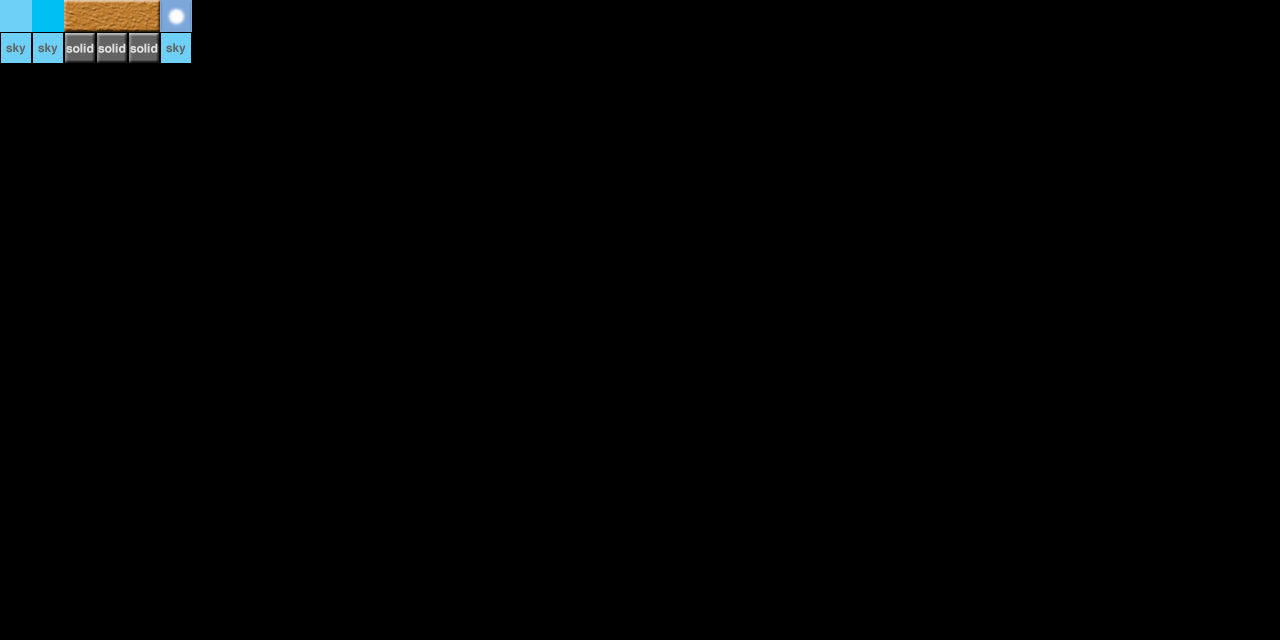

This game map was drawn from its Tiled (.tmx) file and the tilesets committed beside it. A one-line description and the full map source follow:
An orthogonal 40x20 tile map with 32x32 px tiles, 1 tile layer (Tile Layer 1), 2 tilesets.

<map version="1.0" orientation="orthogonal" renderorder="right-down" width="40" height="20" tilewidth="32" tileheight="32">
 <tileset firstgid="1" name="tile-meaning-icons" tilewidth="32" tileheight="32">
  <image source="tile-meaning-icons.png" width="512" height="256" />
 </tileset>
 <tileset firstgid="129" name="bogus-example-tileset" tilewidth="32" tileheight="32">
  <image source="bogus-example-tileset.png" width="512" height="256" />
 </tileset>
 <layer name="Tile Layer 1" width="40" height="20">
  <data encoding="csv">
129,130,131,132,133,134,0,0,0,0,0,0,0,0,0,0,0,0,0,0,0,0,0,0,0,0,0,0,0,0,0,0,0,0,0,0,0,0,0,0,
1,1,2,2,2,1,0,0,0,0,0,0,0,0,0,0,0,0,0,0,0,0,0,0,0,0,0,0,0,0,0,0,0,0,0,0,0,0,0,0,
0,0,0,0,0,0,0,0,0,0,0,0,0,0,0,0,0,0,0,0,0,0,0,0,0,0,0,0,0,0,0,0,0,0,0,0,0,0,0,0,
0,0,0,0,0,0,0,0,0,0,0,0,0,0,0,0,0,0,0,0,0,0,0,0,0,0,0,0,0,0,0,0,0,0,0,0,0,0,0,0,
0,0,0,0,0,0,0,0,0,0,0,0,0,0,0,0,0,0,0,0,0,0,0,0,0,0,0,0,0,0,0,0,0,0,0,0,0,0,0,0,
0,0,0,0,0,0,0,0,0,0,0,0,0,0,0,0,0,0,0,0,0,0,0,0,0,0,0,0,0,0,0,0,0,0,0,0,0,0,0,0,
0,0,0,0,0,0,0,0,0,0,0,0,0,0,0,0,0,0,0,0,0,0,0,0,0,0,0,0,0,0,0,0,0,0,0,0,0,0,0,0,
0,0,0,0,0,0,0,0,0,0,0,0,0,0,0,0,0,0,0,0,0,0,0,0,0,0,0,0,0,0,0,0,0,0,0,0,0,0,0,0,
0,0,0,0,0,0,0,0,0,0,0,0,0,0,0,0,0,0,0,0,0,0,0,0,0,0,0,0,0,0,0,0,0,0,0,0,0,0,0,0,
0,0,0,0,0,0,0,0,0,0,0,0,0,0,0,0,0,0,0,0,0,0,0,0,0,0,0,0,0,0,0,0,0,0,0,0,0,0,0,0,
0,0,0,0,0,0,0,0,0,0,0,0,0,0,0,0,0,0,0,0,0,0,0,0,0,0,0,0,0,0,0,0,0,0,0,0,0,0,0,0,
0,0,0,0,0,0,0,0,0,0,0,0,0,0,0,0,0,0,0,0,0,0,0,0,0,0,0,0,0,0,0,0,0,0,0,0,0,0,0,0,
0,0,0,0,0,0,0,0,0,0,0,0,0,0,0,0,0,0,0,0,0,0,0,0,0,0,0,0,0,0,0,0,0,0,0,0,0,0,0,0,
0,0,0,0,0,0,0,0,0,0,0,0,0,0,0,0,0,0,0,0,0,0,0,0,0,0,0,0,0,0,0,0,0,0,0,0,0,0,0,0,
0,0,0,0,0,0,0,0,0,0,0,0,0,0,0,0,0,0,0,0,0,0,0,0,0,0,0,0,0,0,0,0,0,0,0,0,0,0,0,0,
0,0,0,0,0,0,0,0,0,0,0,0,0,0,0,0,0,0,0,0,0,0,0,0,0,0,0,0,0,0,0,0,0,0,0,0,0,0,0,0,
0,0,0,0,0,0,0,0,0,0,0,0,0,0,0,0,0,0,0,0,0,0,0,0,0,0,0,0,0,0,0,0,0,0,0,0,0,0,0,0,
0,0,0,0,0,0,0,0,0,0,0,0,0,0,0,0,0,0,0,0,0,0,0,0,0,0,0,0,0,0,0,0,0,0,0,0,0,0,0,0,
0,0,0,0,0,0,0,0,0,0,0,0,0,0,0,0,0,0,0,0,0,0,0,0,0,0,0,0,0,0,0,0,0,0,0,0,0,0,0,0,
0,0,0,0,0,0,0,0,0,0,0,0,0,0,0,0,0,0,0,0,0,0,0,0,0,0,0,0,0,0,0,0,0,0,0,0,0,0,0,0
</data>
 </layer>
</map>
